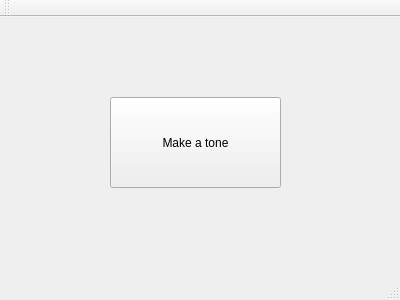
<?xml version="1.0" encoding="UTF-8"?>
<ui version="4.0">
 <class>MainWindow</class>
 <widget class="QMainWindow" name="MainWindow">
  <property name="geometry">
   <rect>
    <x>0</x>
    <y>0</y>
    <width>400</width>
    <height>300</height>
   </rect>
  </property>
  <property name="windowTitle">
   <string>MainWindow</string>
  </property>
  <widget class="QWidget" name="centralWidget">
   <widget class="QPushButton" name="pushButton">
    <property name="geometry">
     <rect>
      <x>110</x>
      <y>80</y>
      <width>171</width>
      <height>91</height>
     </rect>
    </property>
    <property name="text">
     <string>Make a tone</string>
    </property>
   </widget>
  </widget>
  <widget class="QMenuBar" name="menuBar">
   <property name="geometry">
    <rect>
     <x>0</x>
     <y>0</y>
     <width>400</width>
     <height>20</height>
    </rect>
   </property>
  </widget>
  <widget class="QToolBar" name="mainToolBar">
   <attribute name="toolBarArea">
    <enum>TopToolBarArea</enum>
   </attribute>
   <attribute name="toolBarBreak">
    <bool>false</bool>
   </attribute>
  </widget>
  <widget class="QStatusBar" name="statusBar"/>
 </widget>
 <layoutdefault spacing="6" margin="11"/>
 <resources/>
 <connections/>
</ui>
